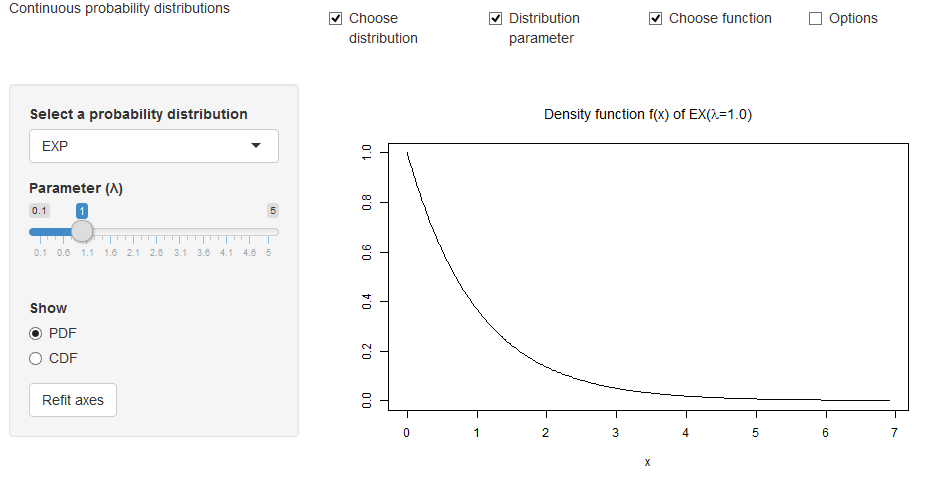

Recreate this plot in R.
# ------------------------------------------------------------------------------
# Name of Quantlet: MMSTATdistribution_exponential
# ------------------------------------------------------------------------------
# Published in:     MMSTAT
# ------------------------------------------------------------------------------
# Description:      Shows the pdf and cdf of the exponential distribution. The parameter lambda can be chosen by the user.
#                   One can also interactively plot the normal distribution with exchangeable mean and variance.
# ------------------------------------------------------------------------------
# Keywords:         distribution, plot, cdf, pdf, exponential, visualization, parameter, interactive, parametric,
#                   normal, normal-distribution, mean, variance, density
# ------------------------------------------------------------------------------
# Usage:            MMSTAThelper_function
# ------------------------------------------------------------------------------
# Output:           Interactive user choice.
# ------------------------------------------------------------------------------
# Example:          Shows the density of the exponential distribution with lambda = 1.
# ------------------------------------------------------------------------------
# See also:         clt, BCS_Weibull, mixexprnd, BCS_ExpPdfCdf, MMSTATtime_series_1, MMSTATlinreg, MMSTATconfmean, 
#                   MMSTATconfi_sigma, MMSTATassociation, MMSTAThelper_function
# ------------------------------------------------------------------------------
# Author :          Sigbert Klinke
# ------------------------------------------------------------------------------
# Code Editor:      Yafei Xu
# ------------------------------------------------------------------------------

# please use "Esc" key to jump out of the Shiny app
rm(list = ls(all = TRUE))
graphics.off()

# please set working directory setwd('C:/...') 
# setwd('~/...')    # linux/mac os
setwd("C:/Users/nazaretl.sfb649/Documents/GitHub/MMSTAT-ToDo/MMSTATdistribution_exponential") # windows

source("MMSTAThelper_function.r")

############################### SUBROUTINES ##################################
### assistant function #######################################################

mmstat.getValues = function (local, ...) {
  ret <<- list(...)
  for (name in names(ret)) {
    if (is.null(ret[[name]]) || (length(ret[[name]]) == 0)) {
      if (is.null(local[[name]])) {
        stopif (is.null(mmstat$UI[[name]]$value), 
                        paste0('no default value(s) for "', name, '"'))
        ret[[name]] = mmstat$UI[[name]]$value
      } else {
        ret[[name]] = local[[name]]
      }
    }
  }
  ret
}

############################### SUBROUTINES ##################################
### server ###################################################################

gv     = list(dist = "mmstat", xlim = NULL, ylim = NULL)
distrc = gettext(c("EXP", "NORM"), "name")
distrd = "EXP"
radioc = gettext(c("PDF", "CDF"), "name")

mmstat$UI = list(distribution = list(inputId  = "distribution", 
                                     label    = gettext("Select a probability 
                                                        distribution"), 
                                     choices  = distrc, 
                                     selected = distrd, 
                                     value    = distrd), 
                 exp.lambda   = list(inputId = "exp.lambda", 
                                     label   = HTML(gettext("Parameter (&lambda;)")), 
                                     min     = 0.1, 
                                     max     = 5, 
                                     value   = 1, 
                                     step    = 0.1), 
                 norm.mu      = list(inputId = "norm.mu", 
                                     label   = HTML(gettext("Mean (&mu;)")), 
                                     min     = -3, 
                                     max     = +3, 
                                     value   = 0, 
                                     step    = 0.1), 
                 norm.sigma2  = list(inputId = "norm.sigma2", 
                                     label   = HTML(gettext("Variance (&sigma;<sup>2</sup>)")), 
                                     min     = 0.1, 
                                     max     = 5, 
                                     value   = 1, 
                                     step    = 0.1), 
                 pdforcdf     = list(inputId = "pdforcdf", 
                                     label   = gettext("Show"), 
                                     choices = radioc, 
                                     value   = "PDF"), 
                 refit        = list(inputId = "refit", 
                                     label   = gettext("Refit axes")), 
                                     cex     = list(inputId = "cex", 
                                     label   = gettext("Font size"),
                                     min     = 1, 
                                     max     = 1.5, 
                                     step    = 0.05, 
                                     value   = 1))

server = shinyServer(function(input, output, session) {
  
  output$EXPUI = renderUI({
    HTML(mmstat.html(gettext("INTRO_EXP")))
  })
  
  output$NORMUI = renderUI({
    HTML(mmstat.html(gettext("INTRO_NORM")))
  })
  
  output$exp.lambdaUI = renderUI({
    mmstat.log("exp.lambdaUI")
    args = mmstat$UI$exp.lambda
    do.call("sliderInput", args)
  })
  
  output$norm.muUI = renderUI({
    mmstat.log("norm.muUI")
    args = mmstat$UI$norm.mu
    do.call("sliderInput", args)
  })
  
  output$norm.sigma2UI = renderUI({
    mmstat.log("norm.sigma2UI")
    args = mmstat$UI$norm.sigma2
    do.call("sliderInput", args)
  })
  
  output$distributionUI = renderUI({
    mmstat.log("distributionUI")
    args = mmstat$UI$distribution
    args$value = NULL
    do.call("selectInput", args)
  })
  
  output$pdforcdfUI = renderUI({
    args = mmstat$UI$pdforcdf
    args$value = NULL
    do.call("radioButtons", args)
  })
  
  output$refitUI = renderUI({
    args = mmstat$UI$refit
    do.call("actionButton", args)
  })
  
  output$cexUI = renderUI({
    mmstat.log("cexUI")
    args = mmstat$UI$cex
    do.call("sliderInput", args)
  })
  
  refit = reactive({
    input$refit
    gv$dist <<- "mmstat"
  })
  
  output$distPlot = renderPlot({
    refit()
    inp = mmstat.getValues(NULL, 
                           cex          = input$cex, 
                           distribution = input$distribution, 
                           exp.lambda   = input$exp.lambda, 
                           norm.sigma2  = input$norm.sigma2, 
                           norm.mu      = input$norm.mu, 
                           pdforcdf     = input$pdforcdf)
    
    if (gv$dist != inp$distribution) {
      if ((gv$dist == "NORM") && (inp$distribution == "EXP")) {
        # switch from NORM to EXP
        updateSliderInput(session, inputId = "exp.lambda", value = inp$norm.sigma2)
      }
      if ((gv$dist == "EXP") && (inp$distribution == "NORM")) {
        # switch from EXP to NORM
        updateSliderInput(session, inputId = "norm.sigma2", value = inp$exp.lambda)
        updateSliderInput(session, inputId = "norm.mu", value = 0)
      }
      gv$xlim <<- c(0, 0)
      gv$ylim <<- c(0, 0)
      gv$dist <<- inp$distribution
    }
    switch(inp$distribution, EXP = {
      gv$xlim <<- mmstat.merge(gv$xlim, c(0, qexp(0.999, inp$exp.lambda)))
      x = (0:300)/300 * gv$xlim[2]
      if (inp$pdforcdf == "PDF") {
        height = dexp(x, inp$exp.lambda)
        gv$ylim <<- mmstat.merge(gv$ylim, c(0, height))
        plot(x, height, 
             type     = "l", 
             xlim     = gv$xlim, 
             ylim     = gv$ylim, 
             ylab     = "", 
             xlab     = "x", 
             main     = mmstat.math(sprintf(gettext("Density function f(x) of EX(&lambda;=%.1f)"), 
                                            inp$exp.lambda)), 
             cex.axis = inp$cex, 
             cex.lab  = inp$cex, 
             cex.main = 1.2 * inp$cex, 
             cex.sub  = inp$cex)
      } else {
        gv$ylim <<- mmstat.merge(gv$ylim, c(0, 1))
        height = pexp(x, inp$exp.lambda)
        plot(x, height, 
             type     = "l", 
             xlim     = gv$xlim, 
             ylim     = gv$ylim, 
             ylab     = "", 
             xlab     = "x", 
             main     = mmstat.math(sprintf(gettext("Cumulative distribution function F(x) of EX(&lambda;=%.1f)"), 
                                            inp$exp.lambda)), 
             cex.axis = inp$cex, 
             cex.lab  = inp$cex, 
             cex.main = 1.2 * inp$cex, 
             cex.sub  = inp$cex)
        abline(h = 0, col = "gray70", lty = "dashed")
        abline(h = 1, col = "gray70", lty = "dashed")
      }
    }, NORM = {
      sd = sqrt(inp$norm.sigma2)
      gv$xlim <<- mmstat.merge(gv$xlim, c(qnorm(0.001, inp$norm.mu, sd), 
                                          qnorm(0.999, inp$norm.mu, sd)))
      x = gv$xlim[1] + (0:300)/300 * diff(gv$xlim)
      if (inp$pdforcdf == "PDF") {
        height = dnorm(x, inp$norm.mu, sd)
        gv$ylim <<- mmstat.merge(gv$ylim, c(0, height))
        plot(x, height, 
             type     = "l", 
             xlim     = gv$xlim, 
             ylim     = gv$ylim, 
             ylab     = "", 
             xlab     = "x", 
             main     = mmstat.math(sprintf(gettext("Density function f(x) of N(&mu;=%.1f,&sigma^2;=%.1f)"), 
                                            inp$norm.mu, 
                                            inp$norm.sigma2)), 
             cex.axis = inp$cex, 
             cex.lab  = inp$cex, 
             cex.main = 1.2 * inp$cex, 
             cex.sub  = inp$cex)
        abline(v = 0, col = "gray70")
      } else {
        gv$ylim <<- mmstat.merge(gv$ylim, c(0, 1))
        height = pnorm(x, inp$norm.mu, sd)
        plot(x, height, 
             type     = "l", 
             xlim     = gv$xlim, 
             ylim     = gv$ylim, 
             ylab     = "", 
             xlab     = "x", 
             main     = mmstat.math(sprintf(gettext("Cumulative distribution function F(x) of N(&mu;=%.1f,&sigma^2;=%.1f)"), 
                                            inp$norm.mu, 
                                            inp$norm.sigma2)), 
             cex.axis = inp$cex, 
             cex.lab  = inp$cex, 
             cex.main = 1.2 * inp$cex,
             cex.sub  = inp$cex)
        abline(h = 0, col = "gray70", lty = "dashed")
        abline(h = 1, col = "gray70", lty = "dashed")
      }
    })
  })
  
  output$logText = renderText({
    mmstat.getLog(session)
  })
})

############################### SUBROUTINES ##################################
### ui #######################################################################

ui = shinyUI(fluidPage(
  
  div(class = "navbar navbar-static-top",
      div(class = "navbar-inner", 
          fluidRow(column(4, div(class = "brand pull-left", 
                                 gettext("Continuous probability 
                                         distributions"))),
                   column(2, checkboxInput("showdist", 
                                           gettext("Choose distribution"), 
                                           TRUE)),
                   column(2, checkboxInput("showparameter", 
                                           gettext("Distribution parameter"), 
                                           TRUE)),
                   column(2, checkboxInput("showfunction", 
                                           gettext("Choose function"), 
                                           TRUE)),
                   column(2, checkboxInput("showoptions", 
                                           gettext("Options"), 
                                           FALSE))))),
    

    sidebarLayout(
      sidebarPanel(
        conditionalPanel(
          condition = 'input.showdist',
          uiOutput("distributionUI")
        ),
        conditionalPanel(
          condition = "input.distribution=='EXP'",
          conditionalPanel(
            condition = 'input.showparameter',
            uiOutput("exp.lambdaUI")
          )
        ),
        conditionalPanel(
          condition = "input.distribution=='NORM'",
          conditionalPanel(
            condition = 'input.showparameter',
            uiOutput("norm.muUI"),
            uiOutput("norm.sigma2UI")
          )
        ),
        conditionalPanel(
          condition = 'input.showfunction',
          br(),
          uiOutput("pdforcdfUI"),
          uiOutput("refitUI")
        ),
        conditionalPanel(
          condition = 'input.showoptions',
          hr(),
          uiOutput("cexUI")
        )        
      ),
 
      mainPanel(plotOutput("distPlot"))
      ),

      htmlOutput("logText")
  ))

############################### SUBROUTINES ##################################
### shinyApp #################################################################

shinyApp(ui = ui, server = server)
